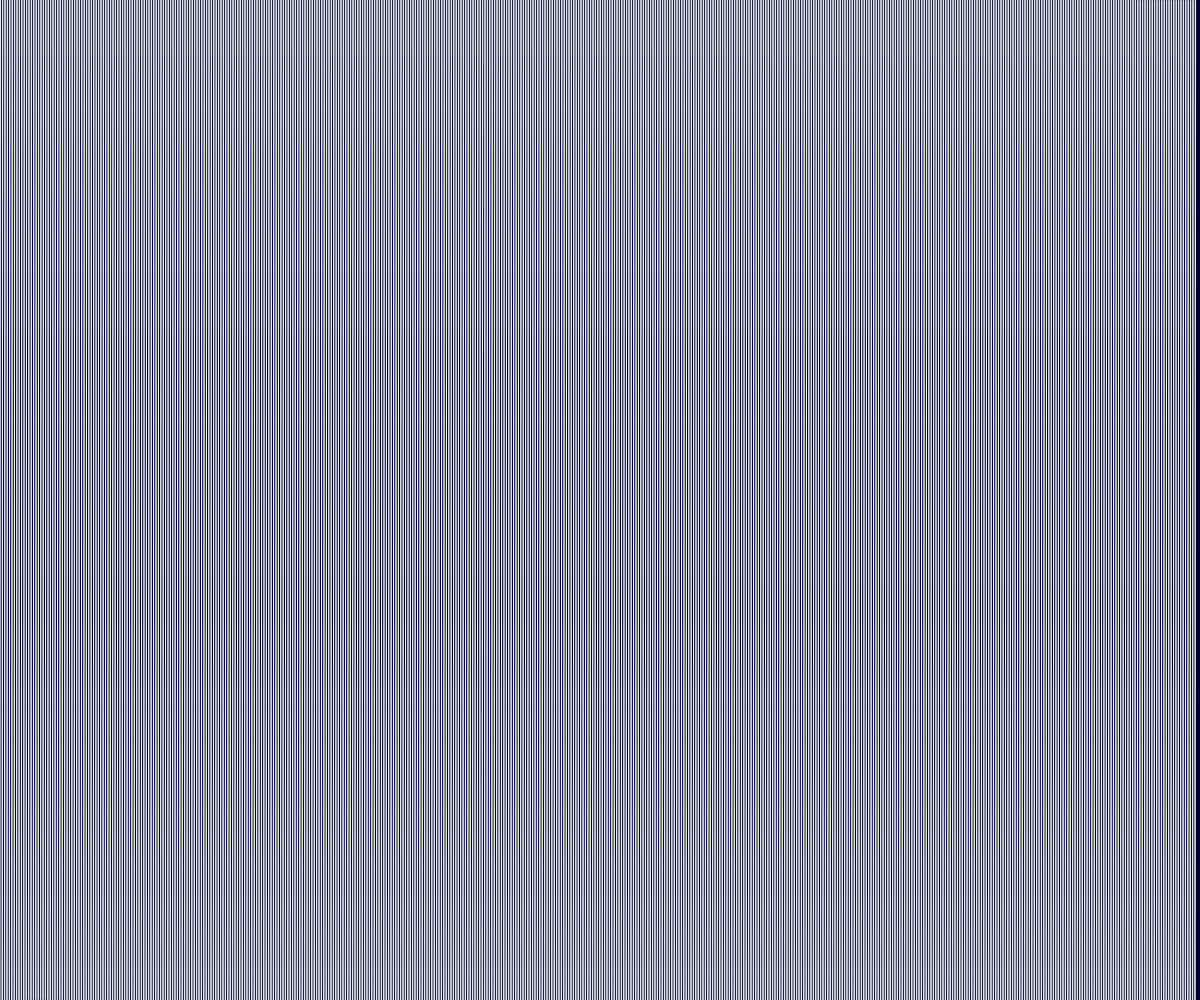
Frame 1 (no input)
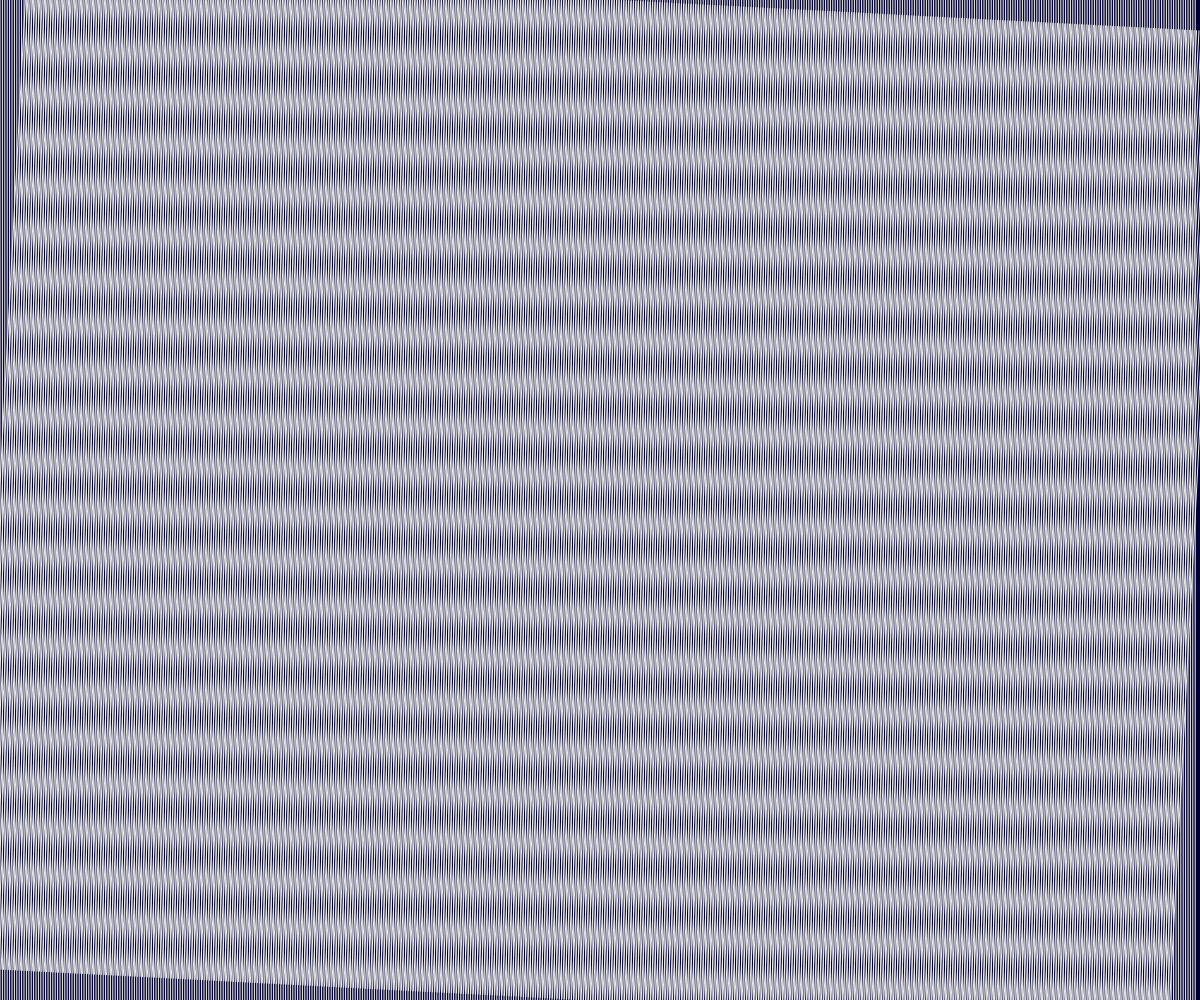
Frame 60 (no input)
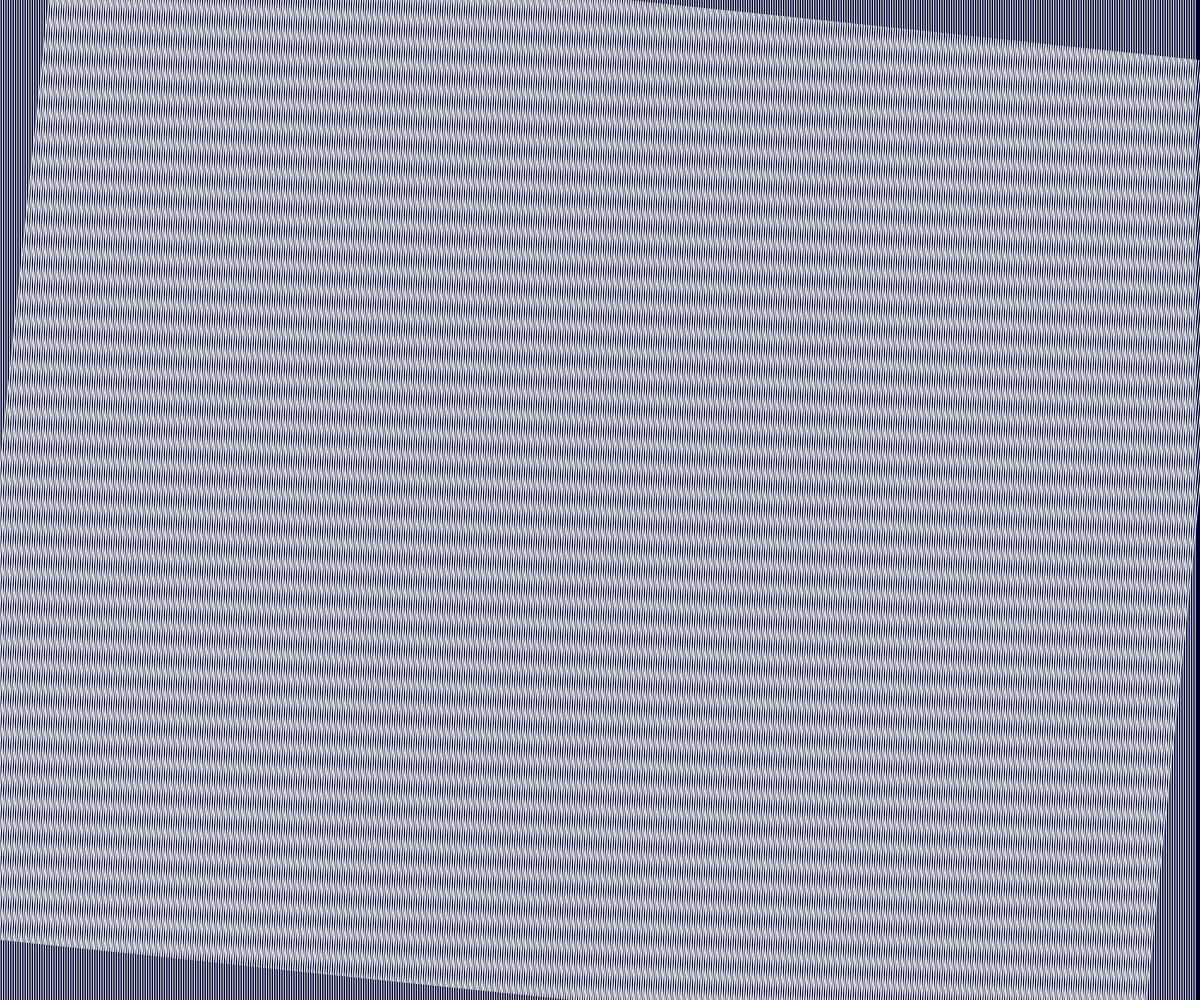
Frame 120 (the mouse pressed at the canvas centre since frame 60)

The p5.js sketch that drew these frames (run headless with seeded random() and noise() and a simulated clock; from frame 60 on, the mouse is pressed at the canvas centre):

// p5.js sketch
// ── sketch.js
var grid;
var t=0;
function setup() {
    createCanvas(windowWidth, windowHeight);
	background(0,0,100);
	grid=new Lines(500);
	grid.born();
	strokeWeight(1);
	stroke(240);
	frameRate(1000);
}

function draw() {
	background(0,0,50);
	t+=0.05;
	grid.display();
	grid.display(t,1);
}

function Lines(n){
	this.n=n;
	this.l=[];
	this.born = function(){
		this.die();
		for(var i=0;i<n;i++){
			this.p.push(new Line((width/n)*i,0,(width/n)*i,height));
		}
	};
	this.die = function(){
		this.p=[];
	};
	this.display = function(alpha,scl){
		translate(width/2,height/2);
		scale(scl)
		rotate(radians(alpha));
		for(var i=0;i<this.p.length-1;i++){
			line(this.p[i].x1-width/2,this.p[i].y1-height/2,this.p[i].x2-width/2,this.p[i].y2-height/2);
		}
		rotate(-radians(alpha));
		scale(-scl)
		translate(-width/2,-height/2);
	};
	console.log("New "+ n +" balls");
}

function Line(x1,y1,x2,y2){
	this.x1 = x1;
	this.y1 = y1;

	this.x2 = x2;
	this.y2 = y2;

	this.size =function(){
		return abs(sqrt(pow((this.x1-this.x2),2)+pow((this.y1-this.y2),2)));
	};
}
